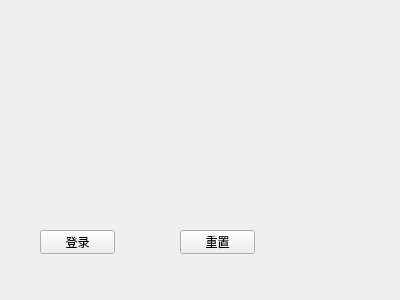
<?xml version="1.0" encoding="UTF-8"?>
<ui version="4.0">
 <class>Form</class>
 <widget class="QWidget" name="Form">
  <property name="geometry">
   <rect>
    <x>0</x>
    <y>0</y>
    <width>400</width>
    <height>300</height>
   </rect>
  </property>
  <property name="windowTitle">
   <string>Form</string>
  </property>
  <widget class="QPushButton" name="pushButton">
   <property name="geometry">
    <rect>
     <x>40</x>
     <y>230</y>
     <width>75</width>
     <height>24</height>
    </rect>
   </property>
   <property name="text">
    <string>登录</string>
   </property>
  </widget>
  <widget class="QPushButton" name="pushButton_2">
   <property name="geometry">
    <rect>
     <x>180</x>
     <y>230</y>
     <width>75</width>
     <height>24</height>
    </rect>
   </property>
   <property name="text">
    <string>重置</string>
   </property>
  </widget>
 </widget>
 <resources/>
 <connections/>
</ui>
